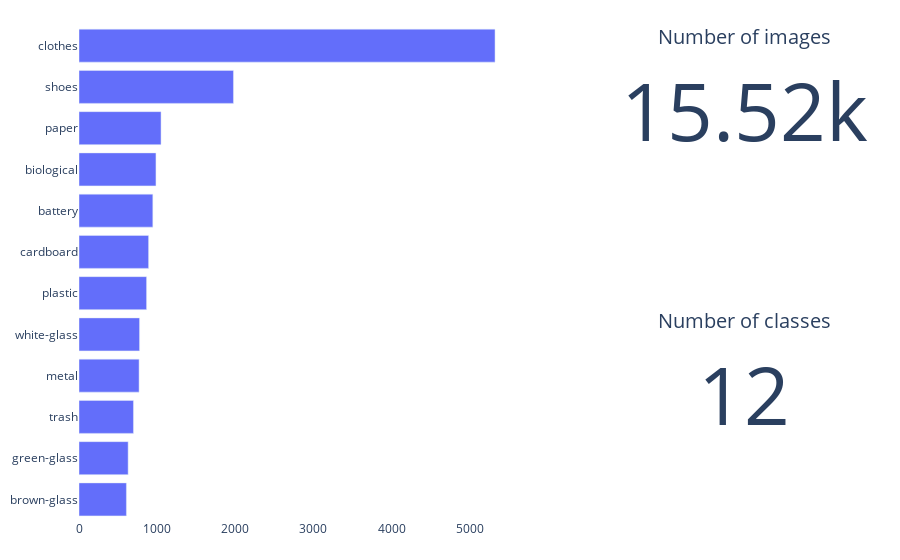

Notebook code cell kept with this figure:
### Code cell
data_info(path, all_folds)

### Figure 1 — Plotly figure (JSON) as saved in the notebook; plotly's stock layout.template omitted (floating-point values rounded to 4 significant figures)
{"data": [{"orientation": "h", "type": "bar", "x": [607, 629, 697, 769, 775, 865, 891, 945, 985, 1050, 1977, 5325], "xaxis": "x", "y": ["brown-glass", "green-glass", "trash", "metal", "white-glass", "plastic", "cardboard", "battery", "biological", "paper", "shoes", "clothes"], "yaxis": "y"}, {"domain": {"x": [0.64, 1], "y": [0.66, 1]}, "title": {"text": "Number of images"}, "type": "indicator", "value": 15515}, {"domain": {"x": [0.64, 1], "y": [0, 0.51]}, "title": {"text": "Number of classes"}, "type": "indicator", "value": 12}], "layout": {"margin": {"b": 40, "l": 60, "r": 10, "t": 25}, "plot_bgcolor": "rgba(0,0,0,0)", "xaxis": {"anchor": "y", "domain": [0, 0.54]}, "yaxis": {"anchor": "x", "domain": [0, 1]}}}
